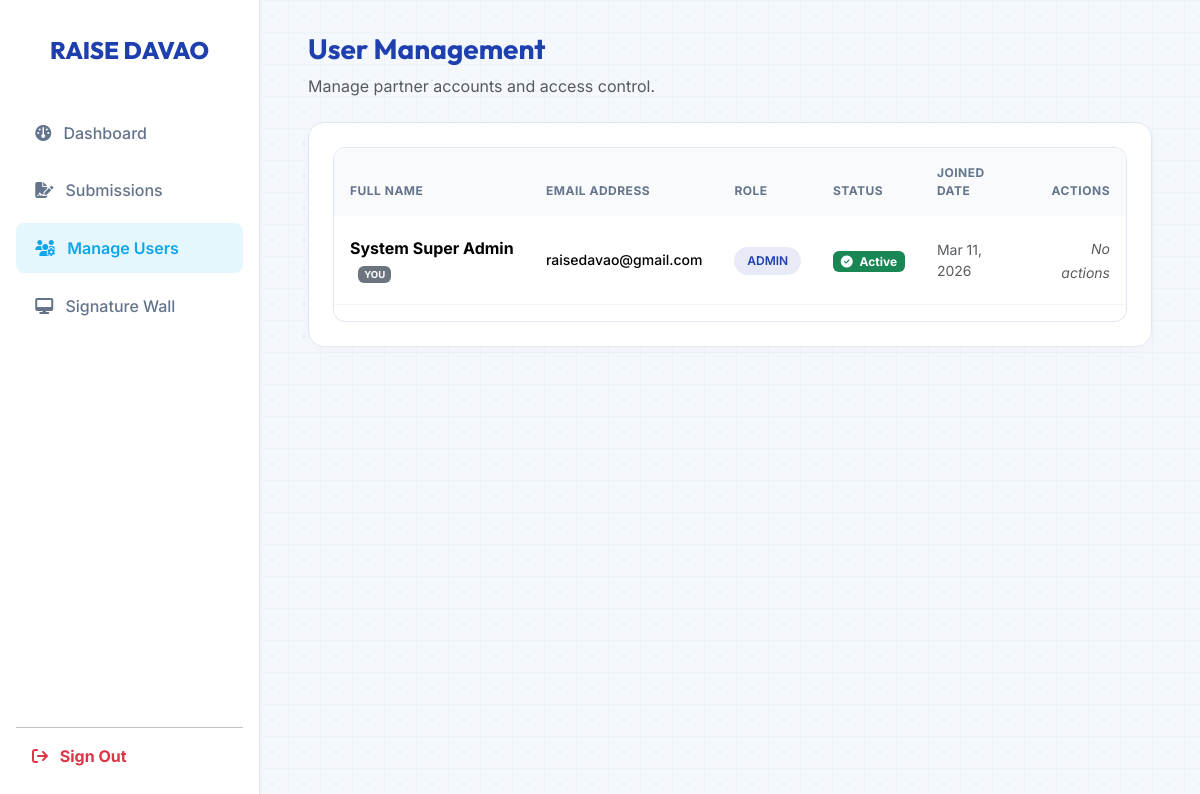
/admin/manage_users.php (signed in), run on the app's committed database.
### tables this page shows
CREATE TABLE `users` (
  `id` int(11) NOT NULL,
  `full_name` varchar(150) NOT NULL,
  `email` varchar(150) NOT NULL,
  `password` varchar(255) NOT NULL,
  `signature_file` varchar(255) DEFAULT NULL,
  `role` enum('admin','user') DEFAULT 'user',
  `status` enum('active','inactive') DEFAULT 'active',
  `created_at` timestamp NOT NULL DEFAULT current_timestamp()
);

### admin/manage_users.php (the view, shortened to what this page needs)
<?php
require_once '../includes/auth.php';
$stmt = $pdo->query("SELECT * FROM users ORDER BY created_at DESC");
$users = $stmt->fetchAll();
?>
<!DOCTYPE html>
<html lang="en">
<head>
    <link href="https://cdn.jsdelivr.net/npm/bootstrap@5.3.2/dist/css/bootstrap.min.css" rel="stylesheet">
    <link rel="stylesheet" href="../assets/css/style.css">
    <link rel="stylesheet" href="https://cdnjs.cloudflare.com/ajax/libs/font-awesome/6.4.0/css/all.min.css">
</head>
<body>
    <div class="admin-sidebar shadow-sm">
        <div class="admin-sidebar-logo">RAISE DAVAO</div>
        <ul class="nav nav-pills flex-column mb-auto">
            <li class="nav-item">
                <a href="dashboard.php" class="nav-link"><i class="fa-solid fa-gauge me-2"></i> Dashboard</a>
            </li>
            <li class="nav-item">
                <a href="submissions.php" class="nav-link"><i class="fa-solid fa-file-signature me-2"></i> Submissions</a>
            </li>
            <li class="nav-item">
                <a href="manage_users.php" class="nav-link active"><i class="fa-solid fa-users-gear me-2"></i> Manage Users</a>
            </li>
            <li class="nav-item">
                <a href="../signature-wall.php" class="nav-link" target="_blank"><i class="fa-solid fa-desktop me-2"></i> Signature Wall</a>
            </li>
        </ul>
        <hr>
        <a href="../logout.php" class="dropdown-item text-danger px-3 fw-bold"><i class="fa-solid fa-arrow-right-from-bracket me-2"></i> Sign Out</a>
    </div>
    <div class="admin-content">
        <div class="d-flex justify-content-between align-items-center mb-4">
            <div>
                <h3 style="font-family: 'Outfit'; font-weight: 700; color: var(--accent-deep);">User Management</h3>
                <p class="text-muted mb-0">Manage partner accounts and access control.</p>
            </div>
        </div>
        <div class="table-container">
            <div class="table-responsive">
                <table class="table table-hover align-middle">
                    <thead>
                        <tr>
                            <th>Full Name</th>
                            <th>Email Address</th>
                            <th>Role</th>
                            <th>Status</th>
                            <th>Joined Date</th>
                            <th class="text-end">Actions</th>
                        </tr>
                    </thead>
                    <tbody>
                        <?php foreach($users as $user): ?>
                        <tr>
                            <td>
                                <div class="fw-bold <?php echo ($user['status'] == 'inactive') ? 'text-inactive' : ''; ?>">
                                    <?php echo htmlspecialchars($user['full_name']); ?>
                                    <?php if($user['id'] == $_SESSION['user_id']): ?> <span class="badge bg-secondary ms-2 small" style="font-size: 0.6rem;">YOU</span> <?php endif; ?>
                                </div>
                            </td>
                            <td><div class="small fw-medium"><?php echo htmlspecialchars($user['email']); ?></div></td>
                            <td><span class="badge-role <?php echo ($user['role'] == 'admin') ? 'badge-admin' : ''; ?>"><?php echo $user['role']; ?></span></td>
                            <td>
                                <?php if($user['status'] == 'active'): ?>
                                    <span class="badge bg-success small"><i class="fa-solid fa-check-circle me-1"></i> Active</span>
                                <?php else: ?>
                                    <span class="badge bg-danger small"><i class="fa-solid fa-times-circle me-1"></i> Inactive</span>
                                <?php endif; ?>
                            </td>
                            <td><div class="small border-dark text-muted"><?php echo date('M d, Y', strtotime($user['created_at'])); ?></div></td>
                            <td class="text-end">
                                <?php if($user['id'] != $_SESSION['user_id']): ?>
                                    <a href="?toggle_status=<?php echo $user['id']; ?>&current=<?php echo $user['status']; ?>" class="btn-action" title="<?php echo ($user['status'] == 'active') ? 'Deactivate' : 'Activate'; ?>">
                                        <i class="fa-solid <?php echo ($user['status'] == 'active') ? 'fa-user-lock' : 'fa-user-check'; ?>"></i>
                                    </a>
                                    <?php if($user['role'] == 'user'): ?>
                                        <a href="?make_admin=<?php echo $user['id']; ?>" class="btn-action" title="Promote to Admin" onclick="return confirm('Promote this user to Administrator?')">
                                            <i class="fa-solid fa-user-shield"></i>
                                        </a>
                                    <?php endif; ?>
                                    <a href="?delete=<?php echo $user['id']; ?>" class="btn-action btn-delete" title="Delete User" onclick="return confirm('Are you sure you want to PERMANENTLY delete this user?')">
                                        <i class="fa-solid fa-trash-can"></i>
                                    </a>
                                <?php else: ?>
                                    <span class="small text-muted fst-italic">No actions</span>
                                <?php endif; ?>
                            </td>
                        </tr>
                        <?php endforeach; ?>
                    </tbody>
                </table>
            </div>
        </div>
    </div>
</body>
</html>

### assets/css/style.css (style rules this page uses)
:root { --bg-page: #f4f7fb; --bg-doc: #ffffff; --accent-core: #0ea5e9; --accent-deep: #1e40af; --accent-gradient: linear-gradient(135deg, #0ea5e9 0%, #3b82f6 100%); --text-dark: #0f172a; --text-muted: #64748b; --shadow-float: 0 25px 50px -12px rgba(15, 23, 42, 0.1); --shadow-glow: 0 0 20px rgba(14, 165, 233, 0.25); --border-subtle: #e2e8f0; --nav-height: 80px; }
body { background-color: var(--bg-page); background-image: radial-gradient(rgba(14, 165, 233, 0.15) 1.5px, transparent 1.5px), linear-gradient(to right, rgba(14, 165, 233, 0.03) 1px, transparent 1px), linear-gradient(to bottom, rgba(14, 165, 233, 0.03) 1px, transparent 1px); background-size: 32px 32px, 32px 32px, 32px 32px; font-family: 'Inter', sans-serif; color: var(--text-dark); -webkit-font-smoothing: antialiased; min-height: 100vh; }
h1, h2, h3, h4, h5, h6 { font-family: 'Outfit', sans-serif; }
.table-responsive { border-radius: 12px; border: 1px solid var(--border-subtle); }
:root { --admin-bg: #f8fafc; --sidebar-width: 280px; --card-shadow: 0 10px 30px -5px rgba(0, 0, 0, 0.04), 0 4px 6px -2px rgba(0, 0, 0, 0.02); }
.admin-sidebar { width: var(--sidebar-width); background: #ffffff; border-right: 1px solid rgba(226, 232, 240, 0.8); height: 100vh; position: fixed; top: 0; left: 0; padding: 2.5rem 1.5rem; z-index: 1000; display: flex; flex-direction: column; }
.admin-sidebar-logo { font-family: 'Outfit'; font-weight: 800; font-size: 1.75rem; margin-bottom: 3rem; text-align: center; }
.admin-content { margin-left: var(--sidebar-width); padding: 3rem 4rem; min-height: 100vh; }
.table-container { background: white; border-radius: 24px; padding: 2.5rem; border: 1px solid rgba(226, 232, 240, 0.8); box-shadow: var(--card-shadow); }
.table thead th { background: #f8fafc; padding: 1rem; font-size: 0.75rem; font-weight: 700; text-transform: uppercase; letter-spacing: 0.5px; color: #64748b; border: none; }
.table tbody td { padding: 1.25rem 1rem; vertical-align: middle; border-bottom: 1px solid #f1f5f9; }

### admin/manage_users.php (style rules this page uses)
body { background-color: var(--bg-page); }
.admin-sidebar { width: 260px; background: #ffffff; border-right: 1px solid var(--border-subtle); height: 100vh; position: fixed; top: 0; left: 0; padding: 2rem 1rem; z-index: 100; }
.admin-content { margin-left: 260px; padding: 2rem 3rem; }
.admin-sidebar-logo { font-family: 'Outfit'; font-weight: 800; color: var(--accent-deep); font-size: 1.5rem; text-align: center; margin-bottom: 2.5rem; }
.nav-pills .nav-link { color: var(--text-muted); font-weight: 500; border-radius: 8px; padding: 0.8rem 1.2rem; margin-bottom: 0.5rem; }
.nav-pills .nav-link:hover, .nav-pills .nav-link.active { background-color: rgba(14, 165, 233, 0.1); color: var(--accent-core); font-weight: 600; }
.table-container { background: white; border-radius: 16px; padding: 1.5rem; border: 1px solid var(--border-subtle); box-shadow: 0 4px 15px rgba(0,0,0,0.02); }
.badge-role { background: rgba(14, 165, 233, 0.1); color: var(--accent-core); padding: 0.4rem 0.8rem; border-radius: 20px; font-size: 0.75rem; font-weight: 600; text-transform: uppercase; }
.badge-admin { background: rgba(30, 64, 175, 0.1); color: var(--accent-deep); }

### data on the page
users: full_name "System Super Admin", shows "YOU", email "raisedavao@gmail.com", role "ADMIN", status "active" (drawn), created_at "Mar 11, 2026", shows "No actions"
